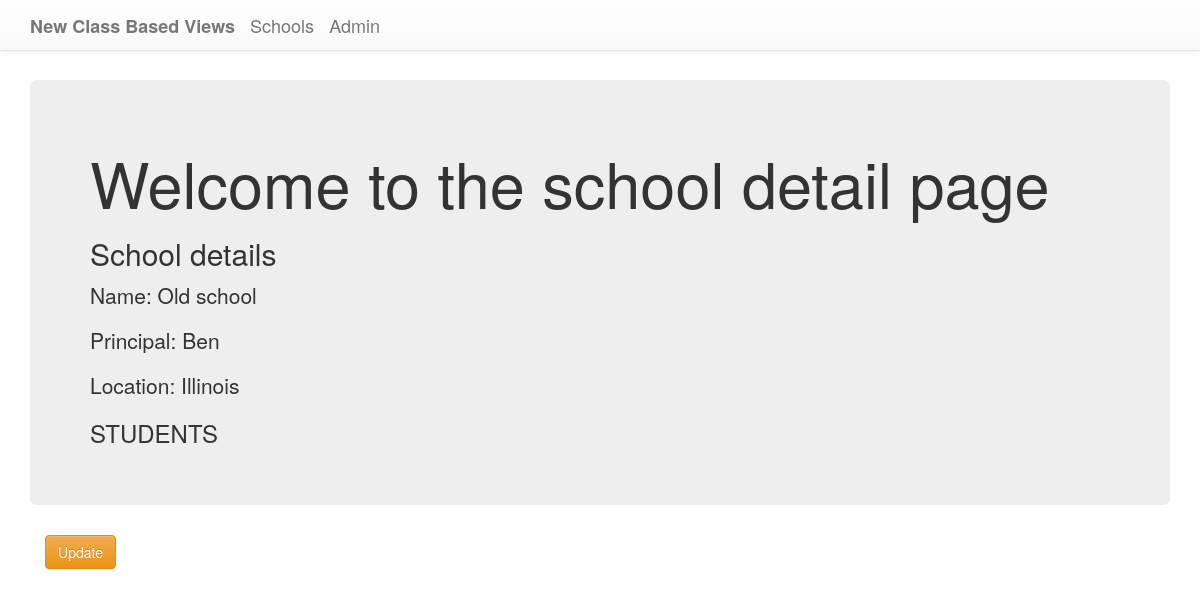
/first_app/school/3/, run on the app's committed database.
### first_app/models.py (models this page shows, shortened)
class School(models.Model):
    name = models.CharField(max_length=254)
    principal = models.CharField(max_length=24)
    location = models.CharField(max_length=245)

### first_app/views.py (the view)
# urls.py: url(r'^school/(?P<pk>\d+)/$',views.SchoolDetailView.as_view(),name='detail'),# passing in the primarykey related to the particular schools detail
class SchoolDetailView(DetailView):
    context_object_name = 'school_detail'#as for detailview it just returns model name lowercase in this case school
    model = models.School
    template_name = 'first_app/schoolDetail.html'

### first_app/templates/first_app/schoolDetail.html (shortened to what this page needs)
{% extends 'first_app/first_appBase.html' %}
{% block body_block %}
    <div class="jumbotron">
        <h1>Welcome to the school detail page</h1>
        <h2> School details</h2>
        <p>Name: {{ school_detail.name }}</p>
        <p>Principal: {{ school_detail.principal }}</p>
        <p>Location: {{ school_detail.location }}</p>
        <h3>STUDENTS</h3>
    </div>
    <div class="container">
        <p><a class="btn btn-warning" href="{% url 'firstapp:update' pk=school_detail.pk %}">Update</a></p>
    </div>
{% endblock body_block %}

### data on the page
School: name "Old school", principal "Ben", location "Illinois"
